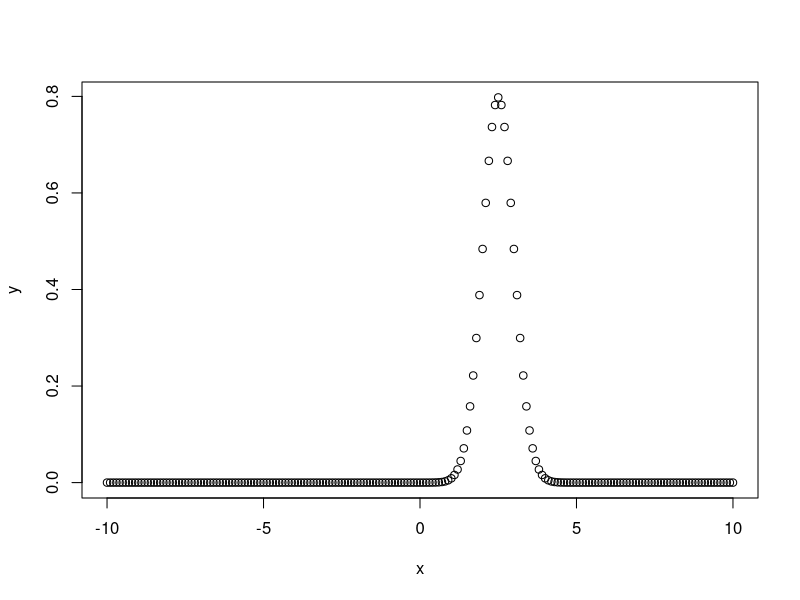

Recreate this plot in R.
setwd("/Users/emrys/Desktop")
# Create a sequence of numbers between -10 and 10 incrementing by 0.1.
x <- seq(-10, 10, by = .1)

# Choose the mean as 2.5 and standard deviation as 0.5.
y <- dnorm(x, mean = 2.5, sd = 0.5)

# Give the chart file a name.
png(file = "dnorm.png")

plot(x,y)

# Save the file.
dev.off()

